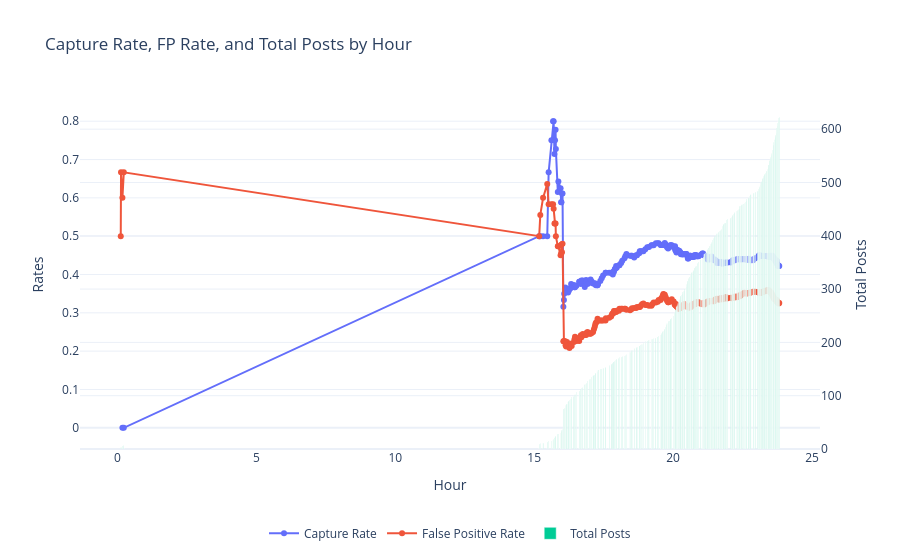

The code cell stored with this chart in its notebook:
### Code cell
import plotly.graph_objects as go

fig = go.Figure()

# Capture Rate
fig.add_trace(
    go.Scatter(
        x=df_all["hour"],
        y=df_all["capture_rate"],
        mode="lines+markers",
        name="Capture Rate",
        yaxis="y1"
    )
)

# Bad Rate
fig.add_trace(
    go.Scatter(
        x=df_all["hour"],
        y=df_all["false_positive_rate"],
        mode="lines+markers",
        name="False Positive Rate",
        yaxis="y1"
    )
)

# Total Posts (secondary axis)
fig.add_trace(
    go.Bar(
        x=df_all["hour"],
        y=df_all["total_posts"],
        name="Total Posts",
        # mode="lines+markers",
        yaxis="y2",
        opacity=1
    )
)

# Layout with dual axis
fig.update_layout(
    title="Capture Rate, FP Rate, and Total Posts by Hour",
    xaxis=dict(title="Hour"),
    yaxis=dict(title="Rates", side="left"),
    yaxis2=dict(
        title="Total Posts",
        overlaying="y",
        side="right"
    ),
    legend=dict(
        orientation="h",      # horizontal legend
        yanchor="top",
        y=-0.2,               # move below plot
        xanchor="center",
        x=0.5                 # center horizontally
    ),
    template="plotly_white"
)

fig.show()

### Figure 1 — Plotly figure (JSON) as saved in the notebook; plotly's stock layout.template omitted (floating-point values rounded to 4 significant figures; data arrays with more than 128 entries replaced by an {"elided": "..."} marker saying what was removed)
{"data": [{"mode": "lines+markers", "name": "Capture Rate", "type": "scatter", "x": {"elided": "272 float values"}, "y": {"elided": "272 float values"}, "yaxis": "y"}, {"mode": "lines+markers", "name": "False Positive Rate", "type": "scatter", "x": {"elided": "272 float values"}, "y": {"elided": "272 float values"}, "yaxis": "y"}, {"name": "Total Posts", "opacity": 1, "type": "bar", "x": {"elided": "272 float values"}, "y": {"elided": "272 int values"}, "yaxis": "y2"}], "layout": {"legend": {"orientation": "h", "x": 0.5, "xanchor": "center", "y": -0.2, "yanchor": "top"}, "title": {"text": "Capture Rate, FP Rate, and Total Posts by Hour"}, "xaxis": {"title": {"text": "Hour"}}, "yaxis": {"side": "left", "title": {"text": "Rates"}}, "yaxis2": {"overlaying": "y", "side": "right", "title": {"text": "Total Posts"}}}}
